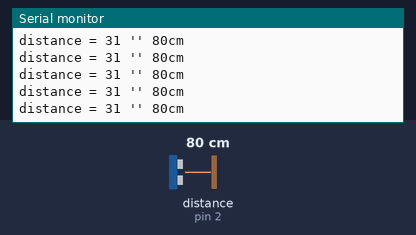
Bench run of a sketch on a simulated Arduino Uno, built with avr-gcc and run on an emulated ATmega328P. Parts: the last lines printed to the serial monitor. Wiring (inferred from the names in the program): ultrasonic range finder: trigger pin 3; echo pin 2. The test bench sets the inputs (shaded band); at power-on: distance to the obstacle (sensor on pin 2) 80 cm. The echo pulse lasts 58.3 µs per cm.

Above: at 1.2 s.
1.3 s: distance to the obstacle (sensor on pin 2) set to 120 cm
At 1.49 s:
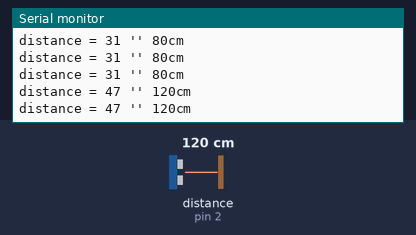
4.3 s: distance to the obstacle (sensor on pin 2) set to 35 cm
At 4.3 s:
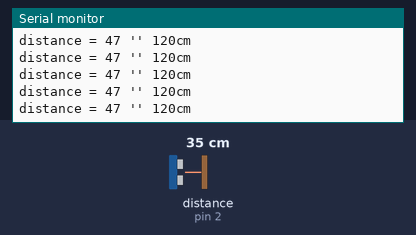
7.3 s: distance to the obstacle (sensor on pin 2) set to 250 cm
At 7.4 s:
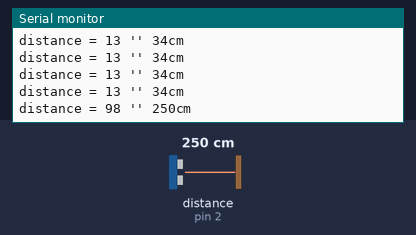
Timing chart, 0 to 10.3 s (numbered marks = the images above; inputs shaded):
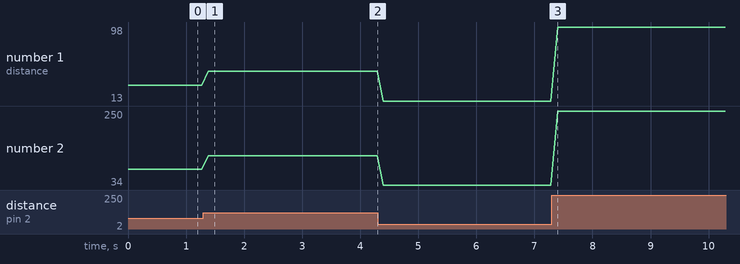

Measured:
- after the input at 1.3 s, the serial monitor: prints a new line after 0.08 s (image 1)
- after the input at 7.3 s, the serial monitor: prints a new line after 0.10 s (image 3)
- plotted number 1: 31 → 47 after the input at 1.3 s, 47 → 13 after the input at 4.3 s, 13 → 98 after the input at 7.3 s
- plotted number 2: 80 → 120 after the input at 1.3 s, 120 → 34 after the input at 4.3 s, 34 → 250 after the input at 7.3 s

The sketch:

Code.ino
```cpp
const int trigPin = 3;
const int echoPin = 2;
long duration, inches, cm;

void setup() {
Serial.begin(9600);
pinMode
(echoPin, INPUT);
pinMode
(trigPin, OUTPUT);
}

void loop(){

digitalWrite
(trigPin, LOW);
delayMicroseconds(2);
digitalWrite
(trigPin, HIGH);
delayMicroseconds(10);
digitalWrite
(trigPin, LOW);
duration = pulseIn
(echoPin, HIGH);
inches = duration/74/2;
cm = duration/29/2;
Serial.print("distance = ");
Serial.print(inches);
Serial.print(" '' ");
Serial.print(cm);
Serial.print("cm");
Serial.println();
delay(100);
}
```
